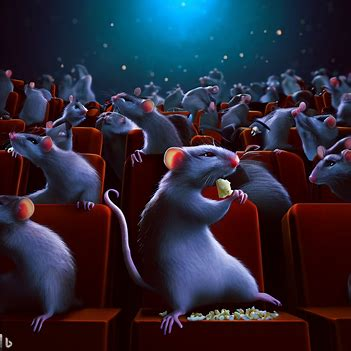
#> input picture images/cinema rats.jpg, 351 x 351 px, given in place of the camera
$ python exersise_detection.py
#> lines starting #> are read from the running program, lines starting #| are printed output that depends on the picture; after the words box and inside, x2 and y2 are one past the last pixel; in counts of white or black regions, pixels touching at a corner belong together
import cv2
import numpy as np

# Create a VideoCapture object to capture video from your camera (0 for default camera)
cap = cv2.VideoCapture(0)

while True:
    # Read a frame from the video capture
    ret, frame = cap.read()
#> frame is the input picture: shape (351, 351, 3); mean B, G, R 56, 40.8, 43.4

    # Convert the frame to the HSV color space
    hsv_frame = cv2.cvtColor(frame, cv2.COLOR_BGR2HSV)
#> hsv_frame: shape (351, 351, 3); mean H, S, V 89.7, 179, 71.8

    # Define the lower and upper bounds for the red color range in HSV
    lower_black = np.array([0, 0, 0])
    upper_black = np.array([180, 255, 30])

    # Create a mask to detect red color in the frame
    mask = cv2.inRange(hsv_frame, lower_black, upper_black)
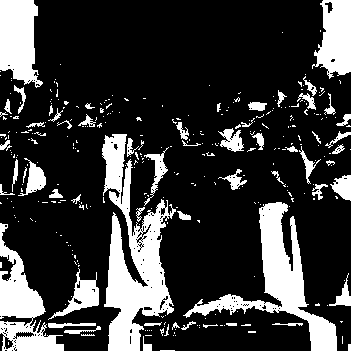
#> mask: shape (351, 351); 22.1% white; 328 white regions (267 under 20 px), largest, box (x1, y1, x2, y2) and area: (102, 134, 176, 351) 7247, (183, 202, 337, 351) 5215, (0, 223, 64, 351) 3214

    # Apply the mask to the original frame
    result = cv2.bitwise_or(frame, frame, mask=mask)
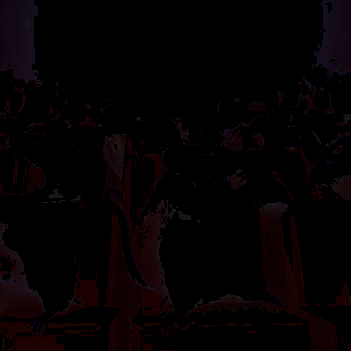
#> result: shape (351, 351, 3); mean B, G, R 2, 1.2, 4.8

    # Display the original frame, mask, and the result
    cv2.imshow('Original Frame', frame)
    cv2.imshow('Red Mask', mask)
    cv2.imshow('Result', result)

    # Exit the loop if 'q' key is pressed
    if cv2.waitKey(1) & 0xFF == ord('q'):
#> (key q is pressed here)
        break

# Release the video capture object and close all windows
cap.release()
cv2.destroyAllWindows()
